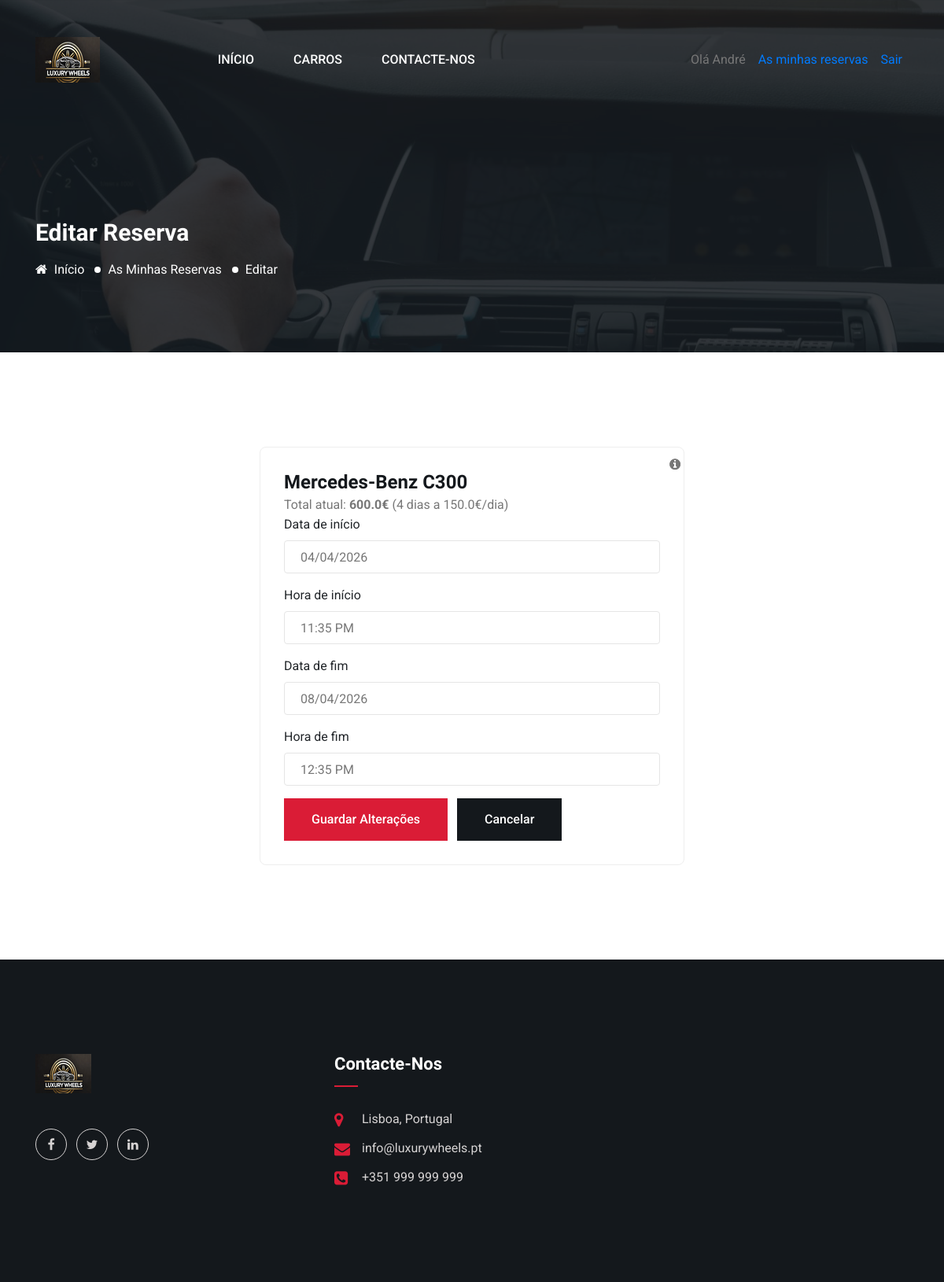
Screenshot of /reservation/1/edit (signed in) with the database file from the repository.
### models/User.py (models this page shows, shortened)
class User(db.Model):
    __tablename__ = "User"
    idUser = db.Column(db.Integer, primary_key=True)
    firstName = db.Column(db.String, nullable=False)
    lastName = db.Column(db.String, nullable=False)
    email = db.Column(db.String, nullable=False, unique=True)
    passwordHash = db.Column(db.String, nullable=False)
    phone = db.Column(db.String)
    createdAt = db.Column(db.DateTime, server_default=db.func.current_timestamp())
    updatedAt = db.Column(db.DateTime, server_default=db.func.current_timestamp(), onupdate=db.func.current_timestamp())

### models/Vehicle_Brand.py (models this page shows, shortened)
class VehicleBrand(db.Model):
    __tablename__ = "Vehicle_Brand"
    idBrand = db.Column(db.Integer, primary_key=True)
    name = db.Column(db.String, nullable=False, unique=True)

### models/Vehicle.py (models this page shows, shortened)
class Vehicle(db.Model):
    __tablename__ = "Vehicle"
    idVehicle = db.Column(db.Integer, primary_key=True)
    idBrand = db.Column(
        db.Integer, db.ForeignKey("Vehicle_Brand.idBrand"), nullable=False
    )
    model = db.Column(db.String, nullable=False)
    idCategory = db.Column(
        db.Integer, db.ForeignKey("Vehicle_Category.idCategory"), nullable=False
    )
    idType = db.Column(db.Integer, db.ForeignKey("Vehicle_Type.idType"), nullable=False)
    dailyRate = db.Column(db.Float, nullable=False)
    capacity = db.Column(db.Integer, nullable=False)
    km = db.Column(db.Integer, nullable=False, server_default="0")
    imageUrl = db.Column(db.String)
    lastRevisionDate = db.Column(db.Date, nullable=False)
    nextRevisionDate = db.Column(db.Date, nullable=False)
    lastLegalizationDate = db.Column(db.Date, nullable=False)
    createdAt = db.Column(db.DateTime, server_default=db.func.current_timestamp())
    updatedAt = db.Column(
        db.DateTime,
        server_default=db.func.current_timestamp(),
        onupdate=db.func.current_timestamp(),
    )
    brand = db.relationship("VehicleBrand", foreign_keys=[idBrand], lazy="joined")
    category = db.relationship(
        "VehicleCategory", foreign_keys=[idCategory], lazy="joined"
    )
    vtype = db.relationship("VehicleType", foreign_keys=[idType], lazy="joined")

### models/Reservation.py (models this page shows, shortened)
class Reservation(db.Model):
    __tablename__ = "Reservation"
    idReservation = db.Column(db.Integer, primary_key=True)
    idUser = db.Column(db.Integer, db.ForeignKey("User.idUser"), nullable=False)
    idVehicle = db.Column(
        db.Integer, db.ForeignKey("Vehicle.idVehicle"), nullable=False
    )
    startDate = db.Column(db.DateTime, nullable=False)
    endDate = db.Column(db.DateTime, nullable=False)
    totalDays = db.Column(db.Integer, nullable=False)
    totalPrice = db.Column(db.Float, nullable=False)
    idReservationStatus = db.Column(
        db.Integer,
        db.ForeignKey("Reservation_Status.idReservationStatus"),
        nullable=False,
        default=ReservationStates.PENDING,
    )
    createdAt = db.Column(db.DateTime, server_default=db.func.current_timestamp())
    updatedAt = db.Column(db.DateTime, server_default=db.func.current_timestamp(), onupdate=db.func.current_timestamp())

### routes/reservations.py (the view, shortened to what this page needs)
@bp.route("/reservation/<int:rid>/edit", methods=["GET", "POST"])
def edit_reservation(rid):
    if "user_id" not in session:
        flash("Faça login para editar uma reserva", "modal-error")
        return redirect(url_for("users.login", next=request.url))
    reservation = Reservation.query.filter_by(
        idReservation=rid, idUser=session["user_id"]
    ).first_or_404()
    vehicle = Vehicle.query.get(reservation.idVehicle)
    return render_template(
        "edit_reservation.html",
        title="Editar Reserva",
        reservation=reservation,
        vehicle=vehicle,
    )

### app.py (called while the page is built)
@app.context_processor
def inject_current_user():
    from flask import session
    user = None
    user_id = session.get("user_id")
    if user_id:
        try:
            user = User.query.get(int(user_id))
        except Exception as e:
            import logging
            logging.exception("Error loading current user")
            user = None
    return {
        "current_user": user,
        "is_logged_in": bool(user_id),
    }

### templates/edit_reservation.html (shortened to what this page needs)
<!doctype html>
<html lang="pt">
  <head>
    <link href="/assets/css/fontawesome.min.css" rel="stylesheet" />
    <link href="/assets/css/bootstrap.min.css" rel="stylesheet" />
    <link href="/assets/css/lightcase.css" rel="stylesheet" />
    <link href="/assets/css/animate.css" rel="stylesheet" />
    <link href="/assets/css/nice-select.css" rel="stylesheet" />
    <link href="/assets/css/datepicker.min.css" rel="stylesheet" />
    <link href="/assets/css/wickedpicker.min.css" rel="stylesheet" />
    <link href="/assets/css/jquery-ui.min.css" rel="stylesheet" />
    <link href="/assets/css/owl.carousel.min.css" rel="stylesheet" />
    <link href="/assets/css/main.css" rel="stylesheet" />
  </head>
  <body>
    {% include 'partials/navbar.html' %}
    <section class="inner-page-banner bg_img overlay-3" data-background="/assets/images/inner-page-bg.jpg">
      <div class="container">
        <div class="row">
          <div class="col-md-12">
            <h2 class="page-title">Editar Reserva</h2>
            <ol class="page-list">
              <li>
                <a href="{{ url_for('home') }}"><i class="fa fa-home"></i> Início</a>
              </li>
              <li><a href="{{ url_for('reservations.my_reservations') }}">As minhas reservas</a></li>
              <li>Editar</li>
            </ol>
          </div>
        </div>
      </div>
    </section>
    <section class="pt-120 pb-120">
      <div class="container">
        <div class="row justify-content-center">
          <div class="col-lg-6">
            <div style="border: 1px solid #eee; border-radius: 8px; padding: 30px">
              <h3 class="title mb-20">{{ vehicle.brand.name if vehicle and vehicle.brand else '' }} {{ vehicle.model if vehicle else 'Veículo' }}</h3>
              <p>Total atual: <strong>{{ reservation.totalPrice }}€</strong> ({{ reservation.totalDays }} dias a {{ vehicle.dailyRate if vehicle else 0 }}€/dia)</p>
              <form method="post" id="edit-reservation-form" data-daily-rate="{{ vehicle.dailyRate if vehicle else 0 }}" novalidate>
                <div class="form-group">
                  <label>Data de início</label>
                  <input class="form-control has-icon datepicker-here" data-language="pt" name="startDate" id="startDate" placeholder="Data de levantamento" type="text" value="{{ reservation.startDate.strftime('%Y-%m-%d') if reservation.startDate else '' }}" />
                </div>
                <div class="form-group mt-10">
                  <label>Hora de início <i class="fa fa-info-circle" title="A hora determina o instante exato de início; a disponibilidade é calculada por data+hora."></i></label>
                  <input class="form-control has-icon timepicker" name="startTime" id="startTime" placeholder="Hora de levantamento" type="text" value="{{ reservation.startDate.strftime('%I:%M %p') if reservation.startDate else '' }}" />
                </div>
                <div class="form-group mt-20">
                  <label>Data de fim</label>
                  <input class="form-control has-icon datepicker-here" data-language="pt" name="endDate" id="endDate" placeholder="Data de devolução" type="text" value="{{ reservation.endDate.strftime('%Y-%m-%d') if reservation.endDate else '' }}" />
                </div>
                <div class="form-group mt-10">
                  <label>Hora de fim <i class="fa fa-info-circle" title="A hora determina o instante exato de fim; a disponibilidade é calculada por data+hora."></i></label>
                  <input class="form-control has-icon timepicker" name="endTime" id="endTime" placeholder="Hora de devolução" type="text" value="{{ reservation.endDate.strftime('%I:%M %p') if reservation.endDate else '' }}" />
                </div>
                <div class="mt-30" style="display: flex; gap: 12px">
                  <button class="cmn-btn" type="submit">Guardar alterações</button>
                  <a class="cmn-btn bg-black" href="{{ url_for('reservations.my_reservations') }}">Cancelar</a>
                </div>
              </form>
            </div>
          </div>
        </div>
      </div>
    </section>
    {% include 'partials/footer.html' %}
  </body>
</html>

### templates/partials/navbar.html (shortened to what this page needs)
<header class="header-section header-section--style2">
  <div class="header-bottom">
    <div class="container">
      <nav class="navbar navbar-expand-lg p-0">
        <a class="site-logo site-title" href="{{ url_for('home') }}">
          <img alt="site-logo" src="/assets/images/logo2.png" />
        </a>
        <div class="collapse navbar-collapse" id="navbarMain">
          <ul class="navbar-nav main-menu m-auto">
            <li><a href="{{ url_for('home') }}">Início</a></li>
            <li><a href="{{ url_for('vehicles.list_view') }}">Carros</a></li>
            <li><a href="{{ url_for('contact') }}">Contacte-nos</a></li>
          </ul>
          <ul class="navbar-nav ml-auto">
            {% if is_logged_in %}
              {% if current_user %}
              <li class="nav-item"><span class="nav-link">Olá {{ current_user.firstName }}</span></li>
              {% endif %}
              <li class="nav-item"><a class="nav-link" href="{{ url_for('reservations.my_reservations') }}">As minhas reservas</a></li>
              <li class="nav-item"><a class="nav-link" href="{{ url_for('users.logout') }}">Sair</a></li>
            {% else %}
              <li class="nav-item"><a class="nav-link" href="{{ url_for('users.login') }}">Iniciar sessão</a></li>
              <li class="nav-item"><a class="nav-link" href="{{ url_for('users.register') }}">Registar-se</a></li>
            {% endif %}
          </ul>
        </div>
      </nav>
    </div>
  </div>
</header>

### rows the page displays
User: firstName "André"
VehicleBrand: brand "Mercedes-Benz"
Vehicle: model "C300", dailyRate "150.0"
Reservation: totalPrice "600.0", totalDays "4", startDate "04/04/2026", startTime "11:35 PM", endDate "08/04/2026", endTime "12:35 PM"
